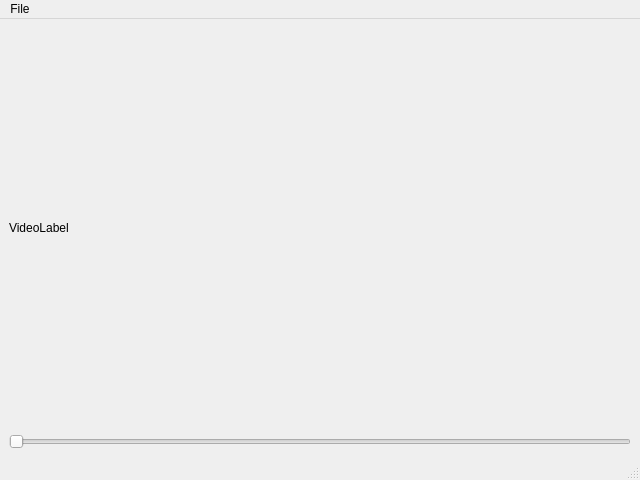
<?xml version="1.0" encoding="UTF-8"?>
<ui version="4.0">
 <class>MainWindow</class>
 <widget class="QMainWindow" name="MainWindow">
  <property name="geometry">
   <rect>
    <x>0</x>
    <y>0</y>
    <width>640</width>
    <height>480</height>
   </rect>
  </property>
  <property name="windowTitle">
   <string>MainWindow</string>
  </property>
  <widget class="QWidget" name="centralwidget">
   <layout class="QVBoxLayout" name="verticalLayout">
    <item>
     <widget class="QLabel" name="videoLabel">
      <property name="text">
       <string>VideoLabel</string>
      </property>
     </widget>
    </item>
    <item>
     <widget class="QSlider" name="horizontalSlider">
      <property name="orientation">
       <enum>Qt::Horizontal</enum>
      </property>
     </widget>
    </item>
   </layout>
  </widget>
  <widget class="QMenuBar" name="menubar">
   <property name="geometry">
    <rect>
     <x>0</x>
     <y>0</y>
     <width>640</width>
     <height>23</height>
    </rect>
   </property>
   <widget class="QMenu" name="menuFile">
    <property name="title">
     <string>File</string>
    </property>
    <addaction name="actionOpen"/>
   </widget>
   <addaction name="menuFile"/>
  </widget>
  <widget class="QStatusBar" name="statusbar"/>
  <action name="actionOpen">
   <property name="text">
    <string>Open</string>
   </property>
  </action>
 </widget>
 <resources/>
 <connections/>
</ui>
